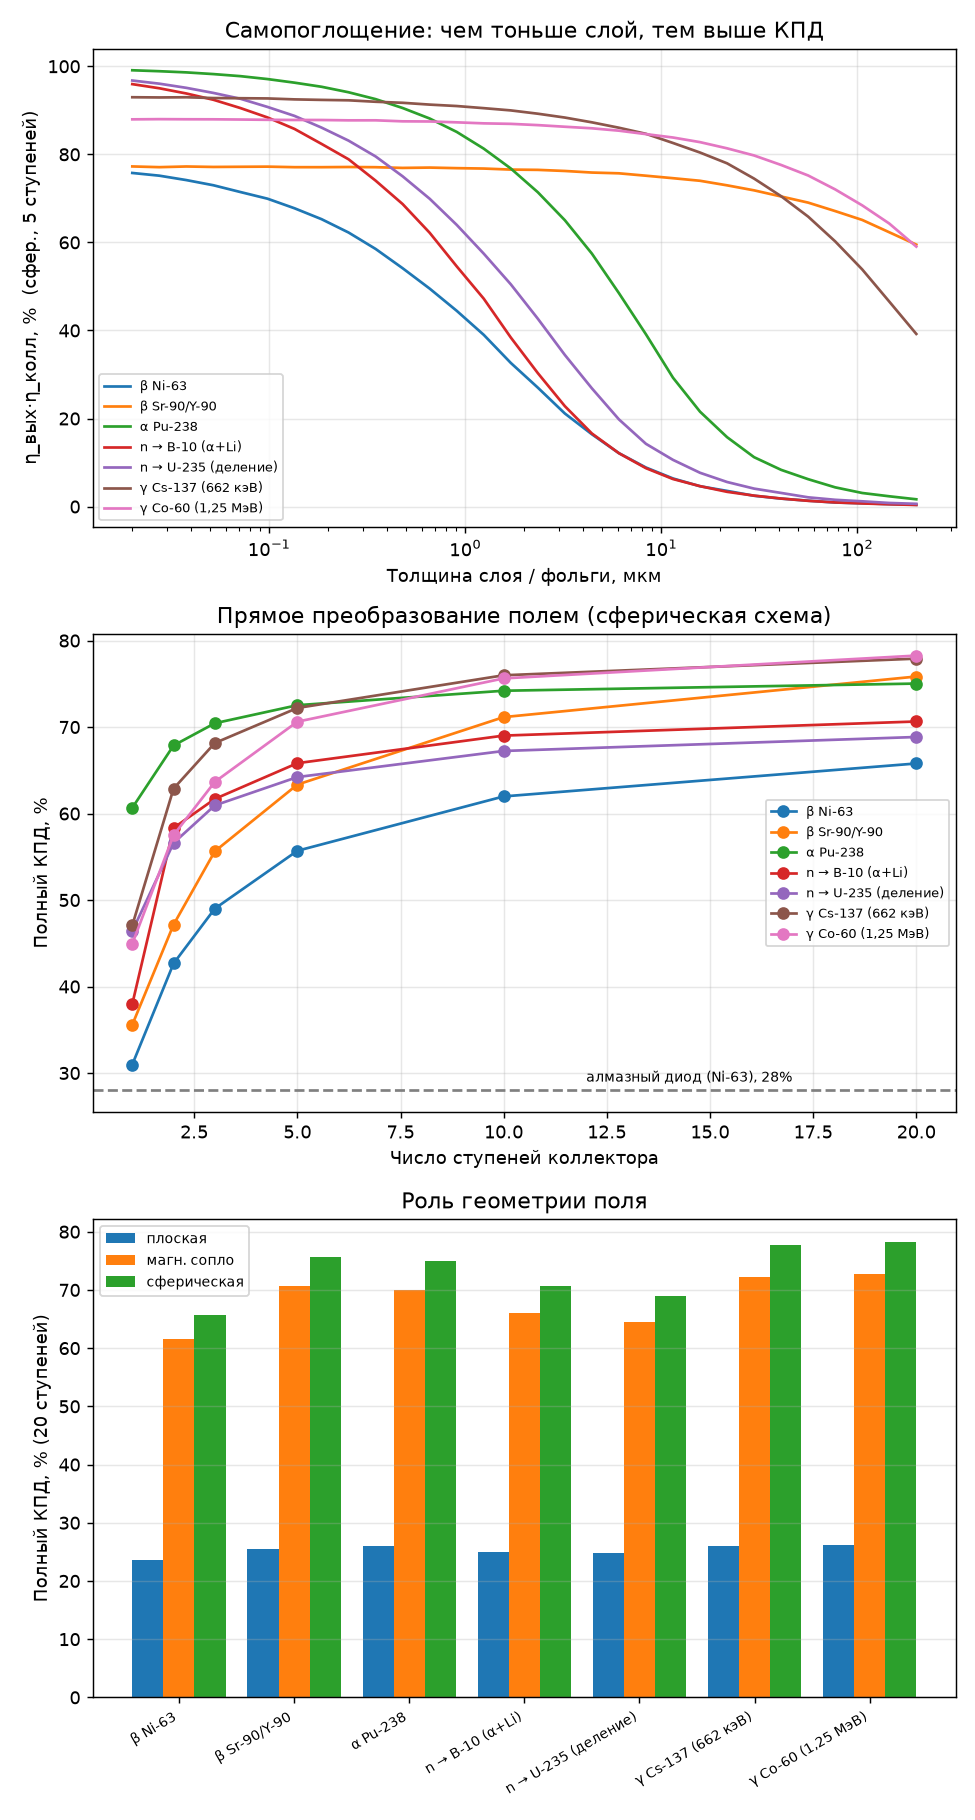

Here is the Python script that generated this plot:
"""
Этап 4: общая теория «вещество + поле» для всех видов радиации.

Цепочка преобразования (одна для всех видов излучения):
  η = η_захв · η_вых · η_геом · η_колл(N) · η_доп
  η_захв  — доля энергии излучения, переданная заряженным частицам в веществе
            (для α, β и продуктов реакций = 1; для гамма — поглощение в фольгах)
  η_вых   — доля кинетической энергии, с которой частицы выходят из слоя в вакуум
  η_геом  — доля энергии, направленная вдоль тормозящего поля
            (плоская схема: E·cos²θ; магнитное «сопло»; сферическая схема ≈ 1)
  η_колл  — многоступенчатый электростатический коллектор с N электродами
  η_доп   — отражённые/вторичные частицы, утечки, преобразователь кВ→В

Модель — оценочная: прямолинейные траектории, степенной закон пробега
(E_ост = E0·(1 − s/R)^(1/p)), изотропное рождение частиц. Для публикации
нужен Монте-Карло (Geant4 / PENELOPE). Константы помечены как приближённые.
"""
import numpy as np
import matplotlib
matplotlib.use("Agg")
import matplotlib.pyplot as plt

rng = np.random.default_rng(1)
ME, ALPHA_FS = 511.0, 1/137.036                  # кэВ; постоянная тонкой структуры
Q, CI = 1.602e-19, 3.7e10
ETA_AUX = 0.97 * 0.99 * 0.90                      # отражение/вторичные · утечки · кВ→В
NS = 60000                                        # число частиц Монте-Карло

# ---------------------------------------------------------------- спектры
def beta_spectrum(Qkev, Zd, n):
    """Разрешённый бета-спектр с нерелятивистской функцией Ферми."""
    E = np.linspace(0.05, Qkev, 4000)
    W = E + ME; p = np.sqrt(W**2 - ME**2); b = p/W
    x = 2*np.pi*Zd*ALPHA_FS/b
    N = p*W*(Qkev - E)**2 * x/(1 - np.exp(-x))
    c = np.cumsum(N); c /= c[-1]
    return np.interp(rng.random(n), c, E)

def compton_photo(Eg, f_pe, Ebind, n):
    """Электроны, выбитые гамма-квантом: фотоэффект + Клейн–Нишина."""
    k = Eg/ME; Tmax = Eg*2*k/(1 + 2*k)
    T = np.linspace(1e-3, Tmax*0.9999, 4000); s = T/Eg
    d = 2 + s**2/(k**2*(1 - s)**2) + s/(1 - s)*(s - 2/k)
    c = np.cumsum(d); c /= c[-1]
    e = np.interp(rng.random(n), c, T)
    pe = rng.random(n) < f_pe
    e[pe] = Eg - Ebind
    return e

# ------------------------------------------------ выход из слоя (Монте-Карло)
def escape(E0, R0, p, q, t):
    """Частицы рождаются равномерно по толщине t, изотропно; выходят через обе грани.
    E0 — энергии (кэВ), R0 — пробеги (мкм), p — показатель закона пробег–энергия.
    Возвращает энергии, cos угла к нормали и заряды вышедших частиц."""
    n = len(E0)
    z = rng.random(n)*t
    mu = rng.uniform(-1, 1, n)
    s = np.where(mu > 0, (t - z)/np.maximum(mu, 1e-9), z/np.maximum(-mu, 1e-9))
    ok = s < R0
    E = E0[ok]*(1 - s[ok]/R0[ok])**(1/p)
    return E, np.abs(mu[ok]), q[ok]

# ------------------------------------------ многоступенчатый коллектор (ДП)
def collector(Eu, qq, N):
    """Eu — энергия вдоль поля (кэВ), qq — заряд частиц (в e). N электродов с
    оптимальными напряжениями: частица доходит до самого высокого электрода с
    V ≤ Eu/q и отдаёт q·V. Возвращает собранную энергию (кэВ) и напряжения (кВ)."""
    Eq = Eu/qq
    o = np.argsort(Eq); Eq, qs = Eq[o], qq[o]
    G = np.quantile(Eq, np.linspace(0, 0.999, 300))
    cq = np.concatenate([np.cumsum(qs[::-1])[::-1], [0]])   # заряд частиц с Eq ≥ V
    f = cq[np.searchsorted(Eq, G)]
    m = len(G)
    dp = np.full((N + 1, m), -np.inf); arg = np.zeros((N + 1, m), int)
    dp[1] = G*f
    for k in range(2, N + 1):
        for j in range(m - 1):
            v = G[j]*(f[j] - f[j + 1:]) + dp[k - 1, j + 1:]
            a = np.argmax(v); dp[k, j] = v[a]; arg[k, j] = j + 1 + a
    j = int(np.argmax(dp[N])); best = dp[N, j]; V = [G[j]]
    for k in range(N, 1, -1):
        j = arg[k, j]; V.append(G[j])
    return best, np.array(V)

def geometry(E, mu, mode, RB=10.0):
    """Энергия, пригодная для торможения полем."""
    if mode == "плоская":
        return E*mu**2
    if mode == "магн. сопло":                    # E⊥/B сохраняется: E⊥ → E⊥/RB
        return E - E*(1 - mu**2)/RB
    return E                                       # сферическая, источник мал

# ---------------------------------------------------------- виды излучения
def ko_range(E, A, Z, rho):                       # электроны, Канайя–Окаяма, мкм
    return 0.0276*A*E**1.67/(Z**0.889*rho)

def bk_alpha_range(E_mev, sqrtA, rho):            # альфа, Брэгг–Климан, мкм
    return 3.2e-4*sqrtA/rho*0.318*E_mev**1.5*1e4

SQA_PUO2 = 1/(0.881/np.sqrt(238) + 0.119/4.0)

def src_Ni63(n):
    E = beta_spectrum(66.9, 29, n); return E, ko_range(E, 63, 28, 8.9), 1.67, 1
def src_Sr90(n):                                  # Sr-90 + Y-90 в равновесии, SrTiO3
    E = np.concatenate([beta_spectrum(546, 39, n//2), beta_spectrum(2280, 40, n - n//2)])
    return E, ko_range(E, 36.7, 16.8, 5.1), 1.67, 1
def src_Pu238(n):                                 # PuO2, α 5,5 МэВ, заряд 2e
    E = np.full(n, 5500.0); return E, np.full(n, bk_alpha_range(5.5, SQA_PUO2, 11.5)), 1.5, 2
def src_B10(n):                                   # 10B(n,α)7Li: α 1,47 МэВ + Li 0,84 МэВ
    a = rng.random(n) < 0.5                       # (пробеги в боре ~3,6 и ~1,9 мкм)
    E = np.where(a, 1470.0, 840.0); R = np.where(a, 3.6, 1.9)
    return E, R, 1.5, np.where(a, 2, 3)
def src_UO2(n):                                   # осколки деления, UO2, заряд ~ +20e
    L = rng.random(n) < 0.5                       # пробеги ~9 и ~7 мкм (грубо)
    E = np.where(L, 95e3, 67e3); R = np.where(L, 9.0, 7.0)
    return E, R, 0.6, 20

# гамма: μ/ρ, μ_en/ρ (см²/г, свинец, ±15% — сверить с NIST XCOM), доля фотоэффекта
GAMMA = {"γ Cs-137 (662 кэВ)": dict(E=662, mu=0.110, muen=0.071, fpe=0.45),
         "γ Co-60 (1,25 МэВ)":  dict(E=1250, mu=0.059, muen=0.035, fpe=0.20)}
RHO_PB = 11.35
def src_gamma(g):
    def f(n):
        E = compton_photo(g["E"], g["fpe"], 88.0, n)
        return E, ko_range(E, 207.2, 82, RHO_PB), 1.67, 1
    return f

SOURCES = {
    "β Ni-63":           (src_Ni63,  "Ni, распад"),
    "β Sr-90/Y-90":      (src_Sr90,  "SrTiO3, распад"),
    "α Pu-238":          (src_Pu238, "PuO2, распад"),
    "n → B-10 (α+Li)":   (src_B10,   "нейтроны, конвертер"),
    "n → U-235 (деление)": (src_UO2, "нейтроны, конвертер"),
    **{k: (src_gamma(v), "Pb-фольги") for k, v in GAMMA.items()},
}

def analyze(fn, t, modes=("плоская", "магн. сопло", "сферическая"), stages=(1, 5, 20)):
    E0, R0, p, q = fn(NS)
    q = np.broadcast_to(q, E0.shape).astype(float)
    E, mu, qq = escape(E0, R0, p, q, t)
    total = E0.sum()
    out = {"esc": E.sum()/total}
    for md in modes:
        Eu = geometry(E, mu, md)
        for N in stages:
            got, V = collector(Eu, qq, N)
            out[(md, N)], out[("V", md, N)] = got/total, V
    return out

# ------------------------------------------------------------------- расчёт
if __name__ == "__main__":
    thick = {"β Ni-63": 0.2, "β Sr-90/Y-90": 20, "α Pu-238": 1.0, "n → B-10 (α+Li)": 0.3,
             "n → U-235 (деление)": 0.5, "γ Cs-137 (662 кэВ)": 10, "γ Co-60 (1,25 МэВ)": 20}
    print("КПД цепочки для слоя/фольги указанной толщины (без η_захв для гамма)\n")
    hdr = f"{'излучение':22}{'t,мкм':>7}{'выход':>7}" + "".join(
        f"{m[:5]+' N='+str(N):>13}" for m in ("плоская", "магн. сопло", "сферическая") for N in (1, 20))
    print(hdr)
    res = {}
    for name, (fn, _) in SOURCES.items():
        r = analyze(fn, thick[name], stages=(1, 20)); res[name] = r
        row = f"{name:22}{thick[name]:7.1f}{r['esc']*100:6.0f}%"
        for m in ("плоская", "магн. сопло", "сферическая"):
            for N in (1, 20):
                row += f"{r[(m, N)]*100:12.0f}%"
        print(row)
    print(f"\nИтог с η_доп = {ETA_AUX:.2f} (сферическая, 20 ступеней):")
    for name, r in res.items():
        print(f"  {name:22} η ≈ {r[('сферическая', 20)]*ETA_AUX*100:4.0f}%"
              f"   напряжение верхней ступени ≈ {r[('V', 'сферическая', 20)].max()/1000:.3g} МВ")

    # --- Гамма: сколько фольг и какой длины нужна стопка
    print("\nГамма: стопка Pb-фольг с вакуумными зазорами (поглощение 90% энергии)")
    for name, g in GAMMA.items():
        d = thick[name]
        T = -np.log(0.1)/(g["muen"]*RHO_PB)*1e4                 # мкм свинца суммарно
        Nf = T/d
        V1 = res[name][("V", "плоская", 1)].max()                   # кВ, одна ступень
        gap = V1*1e3/5e6*1e3                                     # мм при 5 МВ/м
        eta = 0.9*res[name][("плоская", 1)]*ETA_AUX
        print(f"  {name}: свинца {T/1e4:.1f} см → {Nf:.0f} фольг по {d} мкм, "
              f"зазор ≥ {gap:.1f} мм → длина ≈ {Nf*(gap + d/1e3)/1e3:.1f} м; η ≈ {eta*100:.1f}%")

    # --- графики
    fig, ax = plt.subplots(3, 1, figsize=(7.5, 14))
    for name, (fn, _) in SOURCES.items():
        tt = np.geomspace(0.02, 200, 30)
        ax[0].plot(tt, [analyze(fn, t, modes=("сферическая",), stages=(5,))[("сферическая", 5)]*100
                        for t in tt], label=name)
    ax[0].set_xscale("log"); ax[0].set_xlabel("Толщина слоя / фольги, мкм")
    ax[0].set_ylabel("η_вых·η_колл, %  (сфер., 5 ступеней)")
    ax[0].set_title("Самопоглощение: чем тоньше слой, тем выше КПД"); ax[0].grid(alpha=.3); ax[0].legend(fontsize=7)

    Ns = [1, 2, 3, 5, 10, 20]
    for name, (fn, _) in SOURCES.items():
        r = analyze(fn, thick[name], modes=("сферическая",), stages=Ns)
        ax[1].plot(Ns, [r[("сферическая", N)]*ETA_AUX*100 for N in Ns], "o-", label=name)
    ax[1].axhline(28, ls="--", c="gray"); ax[1].text(12, 29, "алмазный диод (Ni-63), 28%", fontsize=8)
    ax[1].set_xlabel("Число ступеней коллектора"); ax[1].set_ylabel("Полный КПД, %")
    ax[1].set_title("Прямое преобразование полем (сферическая схема)"); ax[1].grid(alpha=.3); ax[1].legend(fontsize=7)

    names = list(SOURCES); x = np.arange(len(names)); w = 0.27
    for i, m in enumerate(("плоская", "магн. сопло", "сферическая")):
        ax[2].bar(x + (i - 1)*w, [res[n][(m, 20)]*ETA_AUX*100 for n in names], w, label=m)
    ax[2].set_xticks(x); ax[2].set_xticklabels(names, rotation=30, ha="right", fontsize=8)
    ax[2].set_ylabel("Полный КПД, % (20 ступеней)"); ax[2].set_title("Роль геометрии поля")
    ax[2].grid(alpha=.3, axis="y"); ax[2].legend(fontsize=8)
    plt.tight_layout(); plt.savefig("direct_conversion.png", dpi=130)
